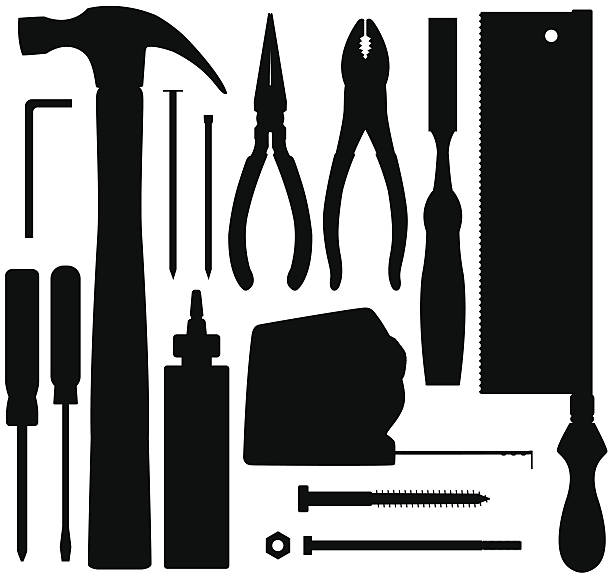
#> input picture Lecture10/Image.jpg, 612 x 578 px, found by its file name
$ python Morphologica.py
#> lines starting #> are read from the running program, lines starting #| are printed output that depends on the picture; after the words box and inside, x2 and y2 are one past the last pixel; in counts of white or black regions, pixels touching at a corner belong together
import cv2
import numpy as np

image_path = 'Lecture10\Image.jpg'
image = cv2.imread(image_path, cv2.IMREAD_GRAYSCALE)
#> image: shape (578, 612); min 0, max 255, mean 138

_, binary_image = cv2.threshold(image, 128, 255, cv2.THRESH_BINARY_INV)
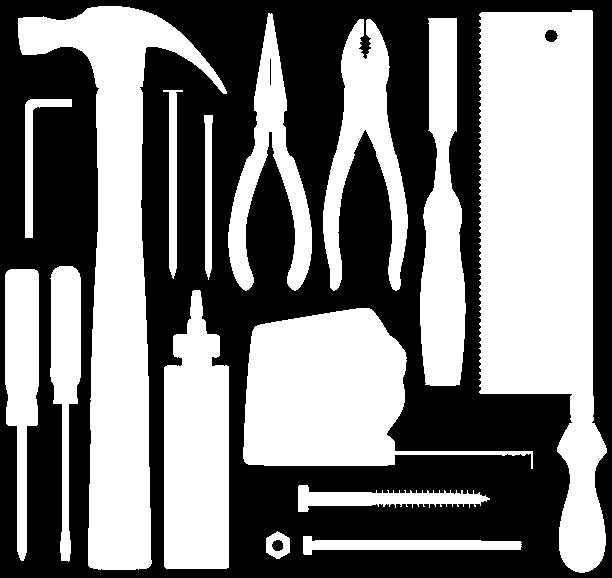
#> binary_image: shape (578, 612); 48.6% white; 15 white regions
contours, _ = cv2.findContours(binary_image, cv2.RETR_EXTERNAL, cv2.CHAIN_APPROX_SIMPLE)
#> contours = 15 contours; largest, box (x1, y1, x2, y2) and area: (479, 10, 607, 573) 48682, (18, 6, 227, 570) 33440, (243, 308, 533, 469) 22750, (164, 290, 229, 569) 14816, (420, 18, 466, 386) 11364

num_objects = len(contours)
#> num_objects = 15
print(f"Number of objects: {num_objects}")
#| Number of objects: 15

# Find areas of all contours
areas = [cv2.contourArea(cnt) for cnt in contours]
#> areas = [1985.5, 473, 2256.5, 22750.5, 14816.5, 6194.5, 4818, 964, 1239, 1290, 9087.5, 11363.5, 7571.5, 48682, 33440]

# Sort contours by area and keep the two largest
sorted_contours = sorted(contours, key=cv2.contourArea, reverse=True)
#> sorted_contours has the same summary as contours
largest_contours = sorted_contours[:2]
#> largest_contours = 2 contours; box (x1, y1, x2, y2) and area: (479, 10, 607, 573) 48682, (18, 6, 227, 570) 33440

output_image = np.zeros_like(image)

cv2.drawContours(output_image, largest_contours, -1, (255), thickness=cv2.FILLED)
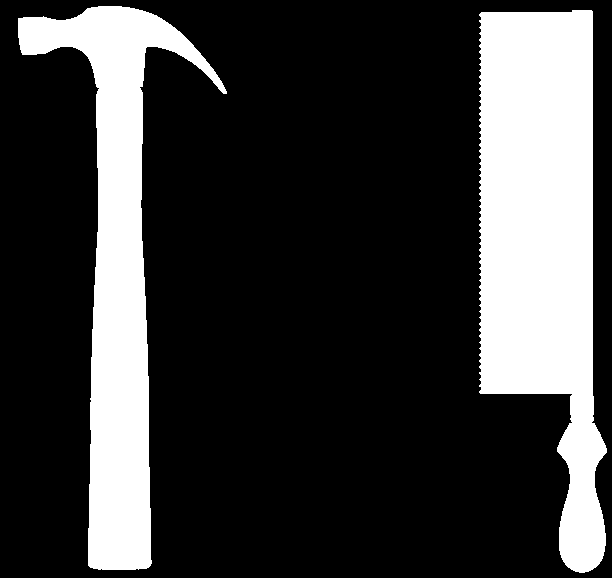
#> output_image: shape (578, 612); 23.6% white; 2 white regions, box (x1, y1, x2, y2) and area: (479, 10, 607, 573) 49357, (18, 6, 227, 570) 34190

# Save the result image
cv2.imwrite('D:\WORK\Year-3\Image-Processing\Lecture10\largest_two_objects.png', output_image)

# Find widths of all contours
bounding_boxes = [cv2.boundingRect(cnt) for cnt in contours]
#> bounding_boxes = 15 items, first 6: (303, 536, 219, 19), (266, 531, 24, 28), (298, 485, 192, 27), (243, 308, 290, 161), (164, 290, 65, 279), (5, 269, 34, 292)
widths = [w for (x, y, w, h) in bounding_boxes]
#> widths = [219, 24, 192, 290, 65, 34, 31, 9, 47, 20, 85, 46, 84, 128, 209]

min_width = min(widths)
#> min_width = 9
min_width_index = widths.index(min_width)
#> min_width_index = 7
min_width_contour = contours[min_width_index]
#> min_width_contour = contour of 19 points, box (x1, y1, x2, y2) (204, 115, 213, 280), area 964

max_width = max(widths)
#> max_width = 290
max_width_index = widths.index(max_width)
#> max_width_index = 3
max_width_contour = contours[max_width_index]
#> max_width_contour = contour of 172 points, box (x1, y1, x2, y2) (243, 308, 533, 469), area 22750

print(f"Smallest width object index: {min_width_index}, width: {min_width}")
#| Smallest width object index: 7, width: 9
print(f"Largest width object index: {max_width_index}, width: {max_width}")
#| Largest width object index: 3, width: 290

output_image = image.copy()
cv2.drawContours(output_image, [min_width_contour], -1, (127), 3)
cv2.drawContours(output_image, [max_width_contour], -1, (255), 3)
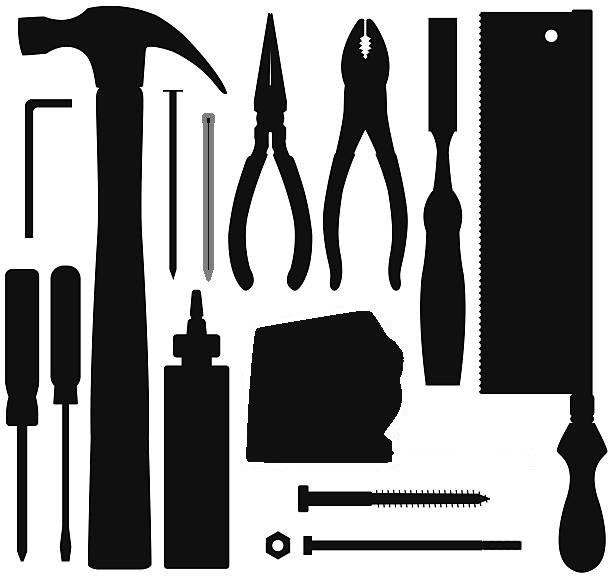
#> output_image: shape (578, 612); min 0, max 255, mean 139.6

cv2.imwrite('D:\WORK\Year-3\Image-Processing\Lecture10\smallest_largest_width_objects.png', output_image)
